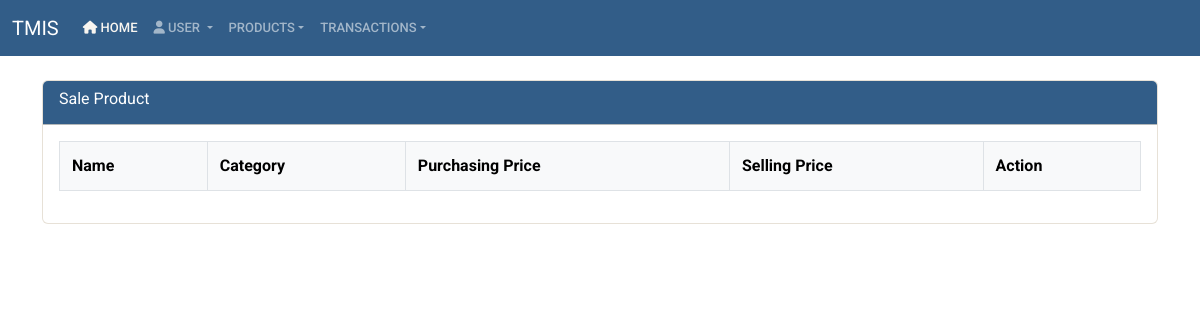
Before: /products/ with the older database file.
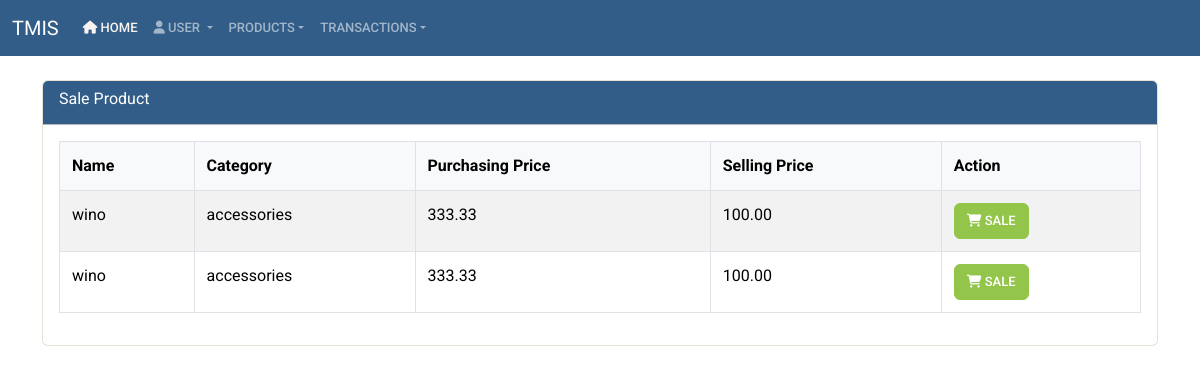
After: the same page with the newer database file.
### app/models.py (models this page shows, shortened)
class Product(models.Model):
    product_name = models.CharField(max_length=200)
    product_description = models.TextField(blank=True, null=True)
    purchasing_price = models.DecimalField(max_digits=10, decimal_places=2)
    selling_price = models.DecimalField(max_digits=10, decimal_places=2)
    tax_collection = models.ForeignKey(Tax, on_delete=models.CASCADE, default=1)
    expected_profit = models.DecimalField(max_digits=10, decimal_places=2, editable=False)
    barcode = models.CharField(max_length=100, blank=True, null=True)
    expiry_date = models.DateField(null=True, blank=True)
    category = models.ForeignKey(ProductCategory, on_delete=models.CASCADE)
    created_at = models.DateTimeField(auto_now_add=True)
    updated_at = models.DateTimeField(auto_now=True)

class ProductCategory(models.Model):
    name = models.CharField(max_length=100)
    def __str__(self):
        return self.name

### app/views.py (the view)
# urls.py: path('products/', product_list, name='product_list'),
def product_list(request):
    products = Product.objects.all()
    return render(request, 'product_list.html', {'products': products})

### app/templates/product_list.html (shortened to what this page needs)
{% extends 'base.html' %}
{% load crispy_forms_tags %}
{% block content %}
<div class="container mt-1">
    <div class="card mb-5">
        <div class="card-header bg-primary"><h6 class="text-white">Sale Product</h6></div>
        <div class="card-body">
            <div class="table-responsive">
    <table id="productTableList" class="table table-striped table-bordered">
        <thead>
            <tr>
                <th>Name</th>
                <th>Category</th>
                <th>Purchasing Price</th>
                <th>Selling Price</th>
                <th>Action</th>
            </tr>
        </thead>
        <tbody>
            {% for product in products %}
            <tr>
                <td>{{ product.product_name }}</td>
                <td>{{ product.category }}</td>
                <td>{{ product.purchasing_price|floatformat:2 }}</td>
                <td>{{ product.selling_price|floatformat:2 }}</td>
                <td>
                    <button class="btn btn-success sale-button"
                            data-id="{{ product.id }}"
                            data-name="{{ product.product_name }}"
                            data-price="{{ product.selling_price }}">
                        <i class="fa fa-shopping-cart"></i> Sale
                    </button>
                </td>
            </tr>
            {% endfor %}
        </tbody>
    </table>
</div>
{% endblock %}

### app/templates/base.html (shortened to what this page needs)
{% load static %}
<!DOCTYPE html>
<html lang="en">
<head>
  <link href="{% static 'bootstrap/css/ajax_cloudfare.css' %}" rel="stylesheet">
  <link href="{% static 'bootstrap/css/fonts.css' %}" rel="stylesheet">
  <link href="{% static 'bootstrap/css/theme6.css' %}" rel="stylesheet">
  <link rel="stylesheet" href="https://cdnjs.cloudflare.com/ajax/libs/font-awesome/6.0.0-beta3/css/all.min.css">
  <link rel="stylesheet" href="https://cdn.datatables.net/1.10.24/css/jquery.dataTables.min.css">
  <link rel="stylesheet" href="https://cdnjs.cloudflare.com/ajax/libs/sweetalert/1.1.3/sweetalert.min.css">
</head>
<body>
<nav class="navbar navbar-expand-lg bg-primary fixed-top" data-bs-theme="dark">
  <div class="container-fluid">
    <a class="navbar-brand" href="#">TMIS</a>
    <div class="collapse navbar-collapse" id="navbarColor01">
      <ul class="navbar-nav me-auto">
        <li class="nav-item">
          <a class="nav-link text-light" href="{% url 'home' %}">
              <i class="fa fa-home"></i> Home
          </a>
      </li>
        <li class="nav-item dropdown">
          <a class="nav-link dropdown-toggle" data-bs-toggle="dropdown" href="#" role="button" aria-haspopup="true" aria-expanded="false">
            <i class="fa fa-user"></i> User
          </a>
        </li>
        <li class="nav-item dropdown">
          <a class="nav-link dropdown-toggle" data-bs-toggle="dropdown" href="#" role="button" aria-haspopup="true" aria-expanded="false">Products</a>
        </li>
        <li class="nav-item dropdown">
          <a class="nav-link dropdown-toggle" data-bs-toggle="dropdown" href="#" role="button" aria-haspopup="true" aria-expanded="false">Transactions</a>
        </li>
      </ul>
    </div>
  </div>
</nav>
<div class="container-fluid mt-4">
  {% block content %}{% endblock %}
</div>
</body>
</html>

### app/templates/base.html (style rules this page uses)
body { margin-top: 80px; }

### app/templates/product_list.html (style rules this page uses)
.table th, .table td { border: 1px solid #dee2e6; padding: 12px; text-align: left; }
.table th { background-color: #f8f9fa; }

Changed rows visible on the page:
added Product: product_name "wino", category "accessories", purchasing_price "333.33", selling_price "100.00"
added Product: product_name "wino", category "accessories", purchasing_price "333.33", selling_price "100.00"
